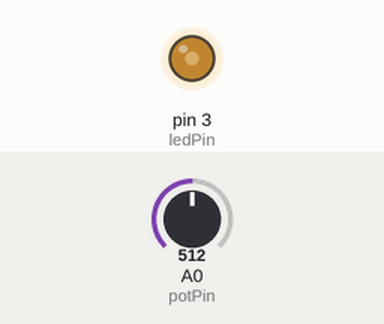
This sketch was run on a simulated Arduino Uno, built with avr-gcc and run on an emulated ATmega328P. Shown: output pins drawn as LEDs (lit = HIGH). The test bench sets the inputs (shaded band); at power-on: A0 (potPin) = 512.

Above: at 1.2 s.
1.3 s: A0 (potPin) set to 306
At 2.26 s:
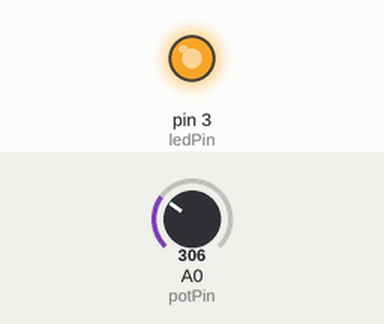
4.3 s: A0 (potPin) set to 511
7.3 s: A0 (potPin) set to 716
At 9.03 s:
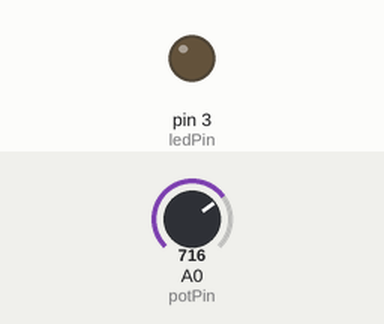
10.3 s: A0 (potPin) set to 900
At 11.71 s:
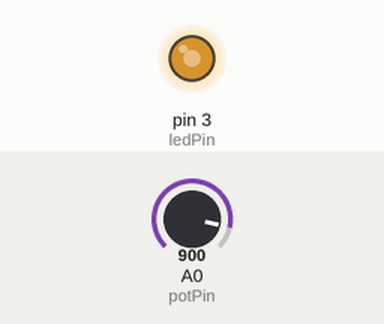
Timing chart, 0 to 14.3 s (numbered marks = the images above; inputs shaded):
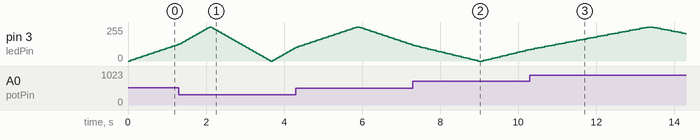

Measured:
- by itself, pin 3 (ledPin): rises from 85/255 to 255/255 in 3.0 s, then falls to 205/255 in 0.99 s

The sketch:

05_04_breathLight_01.ino
```cpp
const int potPin = A0; // 电位器模块连接到模拟输入A0引脚
const int ledPin = 3;  // LED灯连接到模拟输出引脚3

void setup() {
}

void loop() {
  int potVal;
  for (int i = 0; i <= 255; i += 5) {  //LED灯由暗变亮，步长为5
    analogWrite(ledPin, i);    //模拟输出，LED灯亮度发生变化
    potVal = analogRead(potPin);  //读取电位器的值，范围0~1023
    potVal = potVal / 10;    //值除以10，暂停时间的范围0~102ms
    delay(potVal);  // 暂停，用于调节LED呼吸灯变化的频率
  }
  for (int i = 255; i >= 0; i -= 5) {  //LED灯由亮变暗，步长为5
    analogWrite(ledPin, i);    //模拟输出，LED灯亮度发生变化
    potVal = analogRead(potPin);  //读取电位器的值，范围0~1023
    potVal = potVal / 10;  //值除以10，暂停时间的范围0~102ms
    delay(potVal);  // 暂停，用于调节LED呼吸灯变化的频率
  }
}
```
